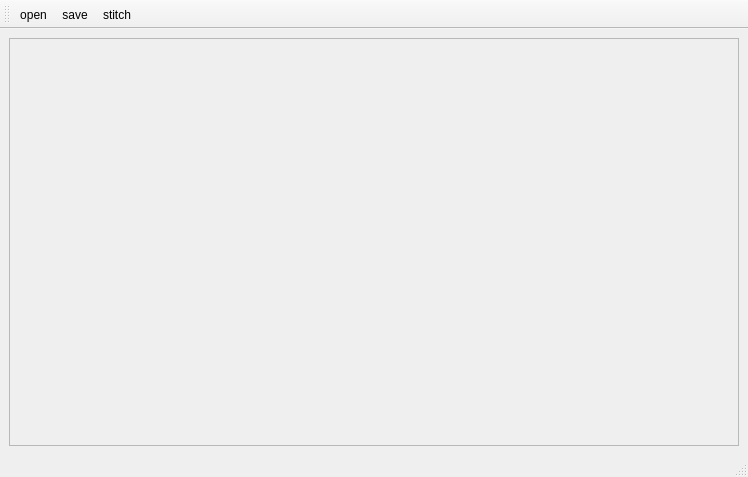
<?xml version="1.0" encoding="UTF-8"?>
<ui version="4.0">
 <class>Stitch</class>
 <widget class="QMainWindow" name="Stitch">
  <property name="geometry">
   <rect>
    <x>0</x>
    <y>0</y>
    <width>748</width>
    <height>477</height>
   </rect>
  </property>
  <property name="windowTitle">
   <string>MainWindow</string>
  </property>
  <widget class="QWidget" name="centralwidget">
   <property name="sizePolicy">
    <sizepolicy hsizetype="Expanding" vsizetype="Preferred">
     <horstretch>0</horstretch>
     <verstretch>0</verstretch>
    </sizepolicy>
   </property>
   <layout class="QVBoxLayout" name="verticalLayout_3">
    <item>
     <layout class="QVBoxLayout" name="verticalLayout_2">
      <item>
       <widget class="QScrollArea" name="scrollArea">
        <property name="widgetResizable">
         <bool>true</bool>
        </property>
        <widget class="QWidget" name="scrollAreaWidgetContents">
         <property name="geometry">
          <rect>
           <x>0</x>
           <y>0</y>
           <width>726</width>
           <height>378</height>
          </rect>
         </property>
         <widget class="QLabel" name="imageLabel">
          <property name="geometry">
           <rect>
            <x>0</x>
            <y>0</y>
            <width>721</width>
            <height>91</height>
           </rect>
          </property>
          <property name="sizePolicy">
           <sizepolicy hsizetype="Expanding" vsizetype="Expanding">
            <horstretch>0</horstretch>
            <verstretch>0</verstretch>
           </sizepolicy>
          </property>
          <property name="text">
           <string/>
          </property>
         </widget>
        </widget>
       </widget>
      </item>
     </layout>
    </item>
   </layout>
  </widget>
  <widget class="QMenuBar" name="menubar">
   <property name="geometry">
    <rect>
     <x>0</x>
     <y>0</y>
     <width>748</width>
     <height>23</height>
    </rect>
   </property>
  </widget>
  <widget class="QStatusBar" name="statusbar"/>
  <widget class="QToolBar" name="toolBar">
   <property name="windowTitle">
    <string>toolBar</string>
   </property>
   <attribute name="toolBarArea">
    <enum>TopToolBarArea</enum>
   </attribute>
   <attribute name="toolBarBreak">
    <bool>false</bool>
   </attribute>
   <addaction name="actionOpen"/>
   <addaction name="actionSave"/>
   <addaction name="actionStitch"/>
  </widget>
  <action name="actionOpen">
   <property name="icon">
    <iconset resource="imageprocessor.qrc">
     <normaloff>:/open/images/open.png</normaloff>:/open/images/open.png</iconset>
   </property>
   <property name="text">
    <string>open</string>
   </property>
  </action>
  <action name="actionSave">
   <property name="icon">
    <iconset resource="imageprocessor.qrc">
     <normaloff>:/save/images/save.png</normaloff>:/save/images/save.png</iconset>
   </property>
   <property name="text">
    <string>save</string>
   </property>
  </action>
  <action name="actionStitch">
   <property name="text">
    <string>stitch</string>
   </property>
  </action>
 </widget>
 <resources>
  <include location="imageprocessor.qrc"/>
 </resources>
 <connections/>
</ui>
